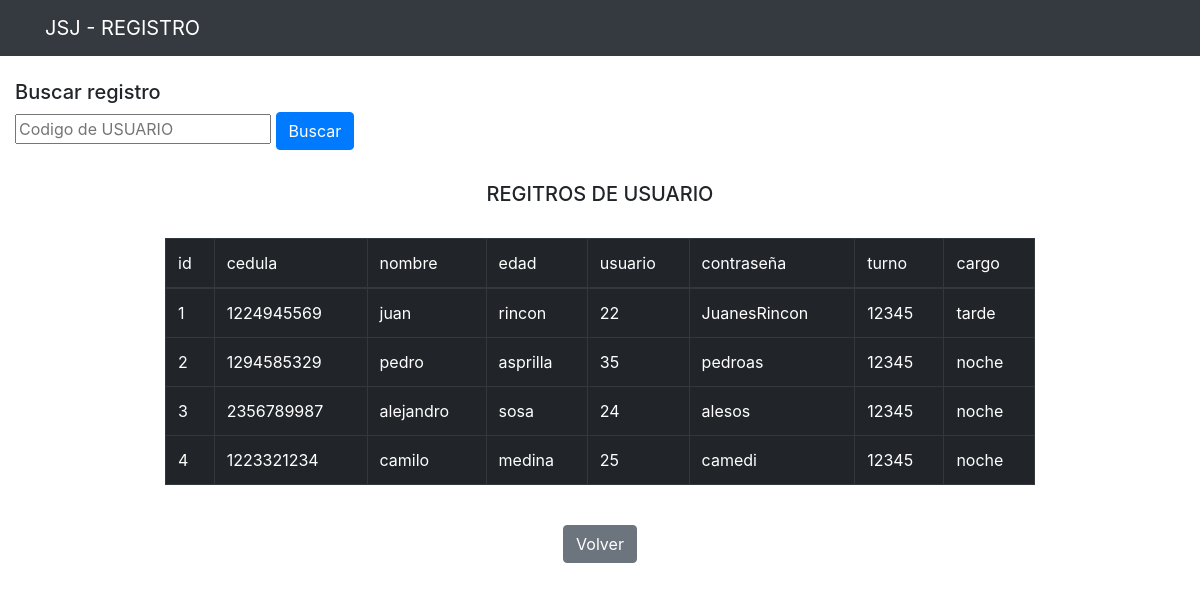
Page /admin/buscar.php on the committed database.
### tables this page shows
CREATE TABLE `personal` (
  `id` int(11) NOT NULL,
  `cedula` varchar(50) NOT NULL,
  `nombre` varchar(250) NOT NULL,
  `apellido` varchar(250) NOT NULL,
  `edad` int(11) NOT NULL,
  `usuario` varchar(250) NOT NULL,
  `contraseña` varchar(250) NOT NULL,
  `turno` varchar(10) NOT NULL,
  `id_cargo` int(11) NOT NULL
);

### admin/buscar.php (the view, shortened to what this page needs)
<?php include("include/header.php") ?>
<html lang="es">
<body>
    <div class="col-md-4">
        <br><h5>Buscar registro</h5>
        <div class="form-group mb-2">
        <form action="buscar.php" method="POST">
            <input class="form" type="text" name="buscar" id="" placeholder="Codigo de USUARIO">
            <input class="btn btn-primary" type="submit" value="Buscar">
        </form>
        </div>
    </div><br>
    <center>
        <div class="col-md-9">
            <table class="table table-bordered table-dark">
                <thead>
                    <tr>
                        <h5>REGITROS DE USUARIO</h5><br>
                        <td>id</td>
                        <td>cedula</td>
                        <td>nombre</td>
                        <td>edad</td>
                        <td>usuario</td>
                        <td>contraseña</td>
                        <td>turno</td>
                        <td>cargo</td>
                    </tr>
                </thead>
                <tbody>
                    <?php
                    $buscar = $_POST['buscar'];
                    $cnx = mysqli_connect("localhost", "root", "", "bar");
                    $sql = "SELECT *  FROM personal WHERE id like '$buscar' '%' order by id asc";
                    $rta = mysqli_query($cnx, $sql);
                    while ($mostrar = mysqli_fetch_row($rta)) {
                        ?>
                        <tr>
                            <td><?php echo $mostrar[0] ?></td>
                            <td><?php echo $mostrar[1] ?></td>
                            <td><?php echo $mostrar[2] ?></td>
                            <td><?php echo $mostrar[3] ?></td>
                            <td><?php echo $mostrar[4] ?></td>
                            <td><?php echo $mostrar[5] ?></td>
                            <td><?php echo $mostrar[6] ?></td>
                            <td><?php echo $mostrar[7] ?></td>
                        </tr>
                        <?php
                    }
                    ?>
                </tbody>
            </table>
        </div>
    </center>
    <center><br><a class="btn btn-secondary" href="index.php" role="button">Volver</a></center>
</body>
</html>
<?php include("include/footer.php") ?>

### rows in the picture
personal: id "1", cedula "1224945569", nombre "juan", apellido "rincon", edad "22", usuario "JuanesRincon", contraseña "12345", turno "tarde"
personal: id "2", cedula "1294585329", nombre "pedro", apellido "asprilla", edad "35", usuario "pedroas", contraseña "12345", turno "noche"
personal: id "3", cedula "2356789987", nombre "alejandro", apellido "sosa", edad "24", usuario "alesos", contraseña "12345", turno "noche"
personal: id "4", cedula "1223321234", nombre "camilo", apellido "medina", edad "25", usuario "camedi", contraseña "12345", turno "noche"
